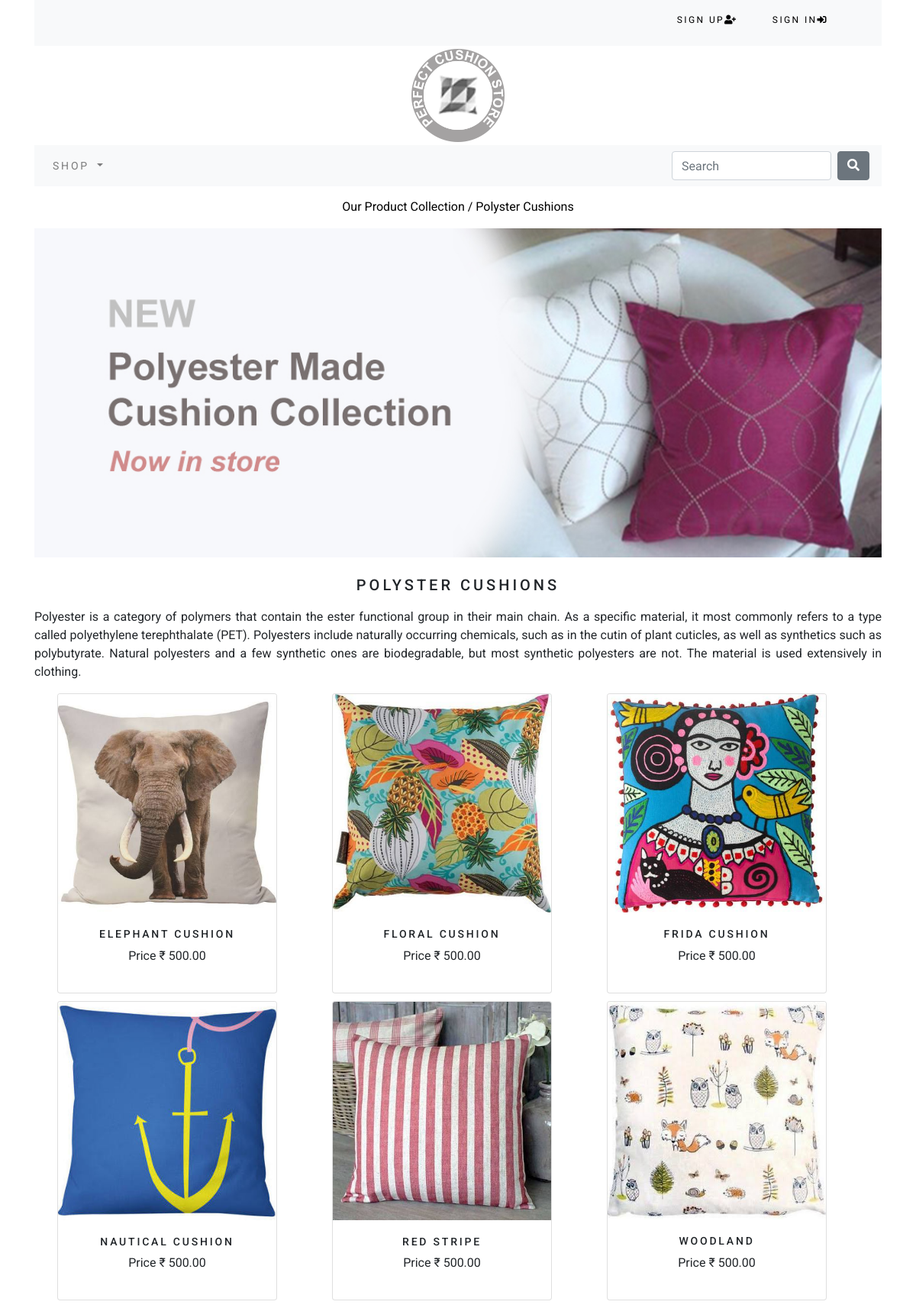
/shop/polyster-cushions/, run on the app's committed database.
### shop/models.py (models this page shows, shortened)
class Category(models.Model):
    name=models.CharField(max_length=200,unique=True)
    slug=models.SlugField(max_length=200,unique=True)
    description=models.TextField(blank=True)
    image=models.ImageField(upload_to='category',blank=True)
    class Meta:
        ordering=('name',)
        verbose_name='category'
        verbose_name_plural='categories'
    def get_url(self):
        return reverse('shop:products_by-category', args=[self.slug])

class Products(models.Model):
    name=models.CharField(max_length=200,unique=True)
    slug=models.SlugField(max_length=200,unique=True)
    description=models.TextField(blank=True)
    category=models.ForeignKey(Category,on_delete=models.CASCADE)
    price=models.DecimalField(max_digits=10,decimal_places=2)
    image=models.ImageField(upload_to='products',blank=True)
    stock=models.IntegerField()
    available=models.BooleanField(default=True)
    created=models.DateTimeField(auto_now_add=True)
    updated=models.DateTimeField(auto_now=True)
    class Meta:
        ordering=('name',)
        verbose_name = 'product'
        verbose_name_plural = 'products'
    def get_url(self):
        return reverse('shop:ProdCatDetail',args=[self.category.slug,self.slug])

### shop/views.py (the view)
# urls.py: path('',views.allProdCat,name='allProdCat'),
def allProdCat(request,c_slug=None):
    c_page=None
    products_list=None
    if c_slug!=None:
        c_page=get_object_or_404(Category,slug=c_slug)
        products_list=Products.objects.filter(category=c_page,available=True)
    else:
        products_list=Products.objects.all().filter(available=True)
    paginator =Paginator(products_list,6)
    try:
        page=int(request.GET.get('page','1'))
    except:
        page=1
    try:
        products=paginator.page(page)
    except(EmptyPage,InvalidPage):
        products=paginator.page()
    return render(request,'shop/category.html',{'category':c_page,'products':products})

### cart/context_processors.py (called while the page is built)
def counter(request):
    item_count=0
    if 'admin' in request.path:
        return{}
    else:
        try:
            cart=Cart.objects.filter(cart_id=_cart_id(request))
            cart_items=CartItem.objects.all().filter(cart=cart[:1])
            for cart_item in cart_items:
                item_count += cart_item.quantity
        except Cart.DoesNotExist:
            item_count=0
    return dict(item_count = item_count)

### cart/views.py (called while the page is built)
def _cart_id(request):
    cart = request.session.session_key
    if not cart:
        cart = request.session.create()
    return cart

### shop/context_processors.py (called while the page is built)
def menu_links(request):
    links=Category.objects.all()
    return dict(links=links)

### shop/templates/shop/category.html (shortened to what this page needs)
<!DOCTYPE html>
<html lang="en">
<head>
</head>
<body>
{% extends 'base.html' %}
{% load staticfiles %}
{% block content %}
    {% if category %}
        <div class="row my_row_class">
        <div class="mx-auto">
            <p><a href="{% url 'shop:allProdCat' %}">Our Product Collection / </a> {{ category.name }}</p>
        </div>
        </div>
    {% endif %}
    <div class="mx-auto">
    {% if category %}
    <img class="my_image" src="{{ category.image.url }}"alt="{{ category.name }}">
    </div>
    <br>
    <div>
    <h1 class="text-center my_title">{{ category.name }}</h1>
    <p class="text-justify">{{ category.description }}</p>
    </div>
    {% endif %}
    <div class="container">
    <div class="row mx-auto">
        {% for product in products.object_list %}
        <div class="my_bottom_margin col-9 col-sm-12 col-md-4 col-md-12 col-lg-4">
            <div class="card text-center" style="width:18rem;">
                <a href="{{ product.get_url }}"><img class="card-img-top my_image" src="{{ product.image.url }}"alt="{{ product.name }}"></a>
                <div class="card-body">
                    <h4>{{ product.name }}</h4>
                    <P>Price &#x20b9 {{ product.price }}</P>
                </div>
            </div>
        </div>
        {% endfor %}
    </div>
    </div>
{%  endblock %}

### static/css/custom.css (style rules this page uses)
body { font-family: "Roboto", sans-serif; }
.my_row_class { padding-top: 15px; }
.my_row_class .mx-auto p { color: black; }
.my_row_class .mx-auto p a { color: black; font-size: 16px; text-decoration: none; }
.my_image { width: 100%; height: auto; }
.my_title { font-size: 20px; text-transform: uppercase; letter-spacing: .2em; padding-bottom: 10px; }
.my_bottom_margin { margin-bottom: 10px; }
.card-body h4 { letter-spacing: .2em; font-size: 14px; text-transform: uppercase; }

### data on the page
Category: name "Polyster Cushions", image (picture), name "POLYSTER CUSHIONS", description "Polyester is a category of polymers that contain the ester functional group in their main chain. As a specific material, it most commonly refers to a type called polyethylene terephthalate (PET). Polyesters include naturally occurring chemicals, such as in the cutin of plant cuticles, as well as synthetics such as polybutyrate. Natural polyesters and a few synthetic ones are biodegradable, but most synthetic polyesters are not. The material is used extensively in clothing."
Products: image (picture), name "ELEPHANT CUSHION", price "500.00"
Products: image (picture), name "FLORAL CUSHION", price "500.00"
Products: image (picture), name "FRIDA CUSHION", price "500.00"
Products: image (picture), name "NAUTICAL CUSHION", price "500.00"
Products: image (picture), name "RED STRIPE", price "500.00"
Products: image (picture), name "WOODLAND", price "500.00"
